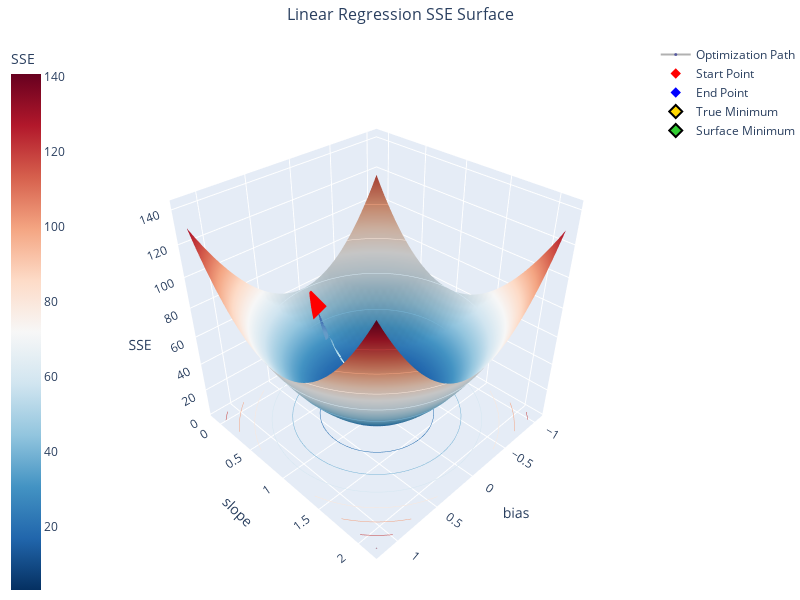

The notebook cell this image was saved under:
### Markdown cell above
## Visualisatie van het $SSE$ oppervlak

Nu we de Monte Carlo sampling hebben uitgevoerd, kunnen we stappen visualiseren op het $SSE$ oppervlak. Zo zien we hoe het algoritme "bergafwaarts" beweegt naar het minimum.

### Code cell
from ml_courses.sim.linear_regression_sse_viz import LinearRegressionSSEVisualizer

viz = LinearRegressionSSEVisualizer(
    x_data=sim.order_totals,
    y_data=sim.observed_tips,
    true_bias=sim.true_b1,
    true_slope=sim.true_b2,
    standardize=True,
)

fig = viz.create_3d_surface_plot(
    bias_samples=np.array(b1_samples),
    slope_samples=np.array(b2_samples),
    loss_samples=np.array(loss_samples),
    resolution=40,
    scale_factor=1.1,
)
fig.show()

### Figure 1 — Plotly figure (JSON) as saved in the notebook; plotly's stock layout.template omitted (floating-point values rounded to 4 significant figures; data arrays with more than 128 entries replaced by an {"elided": "..."} marker saying what was removed)
{"data": [{"colorbar": {"title": {"text": "SSE"}, "x": -0.2}, "colorscale": [[0, "rgb(5,48,97)"], [0.1, "rgb(33,102,172)"], [0.2, "rgb(67,147,195)"], [0.3, "rgb(146,197,222)"], [0.4, "rgb(209,229,240)"], [0.5, "rgb(247,247,247)"], [0.6, "rgb(253,219,199)"], [0.7, "rgb(244,165,130)"], [0.8, "rgb(214,96,77)"], [0.9, "rgb(178,24,43)"], [1, "rgb(103,0,31)"]], "contours": {"z": {"highlightcolor": "limegreen", "project": {"z": true}, "show": true, "usecolormap": true}}, "hovertemplate": "<b>Parameters:</b><br>bias: %{x:.3f}<br>slope: %{y:.3f}<br>SSE: %{z:.3f}<br><extra></extra>", "name": "SSE Surface", "showscale": true, "type": "surface", "x": {"elided": "40x40 float values"}, "y": {"elided": "40x40 float values"}, "z": {"elided": "40x40 float values"}}, {"hovertemplate": "<b>Optimization Step:</b><br>bias: %{x:.3f}<br>slope: %{y:.3f}<br>SSE: %{z:.3f}<br><extra></extra>", "line": {"color": "rgba(100, 100, 100, 0.5)", "width": 2}, "marker": {"color": {"elided": "1000 float values"}, "colorscale": [[0, "rgb(49,54,149)"], [0.1, "rgb(69,117,180)"], [0.2, "rgb(116,173,209)"], [0.3, "rgb(171,217,233)"], [0.4, "rgb(224,243,248)"], [0.5, "rgb(255,255,191)"], [0.6, "rgb(254,224,144)"], [0.7, "rgb(253,174,97)"], [0.8, "rgb(244,109,67)"], [0.9, "rgb(215,48,39)"], [1, "rgb(165,0,38)"]], "opacity": 0.7, "showscale": false, "size": 3}, "mode": "markers+lines", "name": "Optimization Path", "type": "scatter3d", "x": {"elided": "1000 float values"}, "y": {"elided": "1000 float values"}, "z": {"elided": "1000 float values"}}, {"hovertemplate": "<b>Starting Point:</b><br>bias: %{x:.3f}<br>slope: %{y:.3f}<br>SSE: %{z:.3f}<br><extra></extra>", "marker": {"color": "red", "size": 8, "symbol": "diamond"}, "mode": "markers", "name": "Start Point", "type": "scatter3d", "x": [0], "y": [0], "z": [50.0]}, {"hovertemplate": "<b>Final Point:</b><br>bias: %{x:.3f}<br>slope: %{y:.3f}<br>SSE: %{z:.3f}<br><extra></extra>", "marker": {"color": "blue", "size": 8, "symbol": "diamond"}, "mode": "markers", "name": "End Point", "type": "scatter3d", "x": [0], "y": [0.9688], "z": [3.068]}, {"hovertemplate": "<b>True Minimum:</b><br>bias: %{x:.3f}<br>slope: %{y:.3f}<br>SSE: %{z:.3f}<br><extra></extra>", "marker": {"color": "gold", "line": {"color": "black", "width": 2}, "size": 10, "symbol": "diamond"}, "mode": "markers", "name": "True Minimum", "type": "scatter3d", "x": [0.05558], "y": [1.019], "z": [3.348]}, {"hovertemplate": "<b>Surface Minimum:</b><br>bias: %{x:.3f}<br>slope: %{y:.3f}<br>SSE: %{z:.3f}<br><extra></extra>", "marker": {"color": "limegreen", "line": {"color": "black", "width": 2}, "size": 10, "symbol": "diamond"}, "mode": "markers", "name": "Surface Minimum", "type": "scatter3d", "x": [0.02684], "y": [0.9902], "z": [3.127]}], "layout": {"height": 600, "margin": {"b": 0, "l": 80, "r": 0, "t": 40}, "scene": {"camera": {"eye": {"x": 1.5, "y": 1.5, "z": 1.5}}, "xaxis": {"title": {"text": "bias"}}, "yaxis": {"title": {"text": "slope"}}, "zaxis": {"title": {"text": "SSE"}}}, "title": {"font": {"size": 16}, "text": "Linear Regression SSE Surface", "x": 0.5}, "width": 800}}
